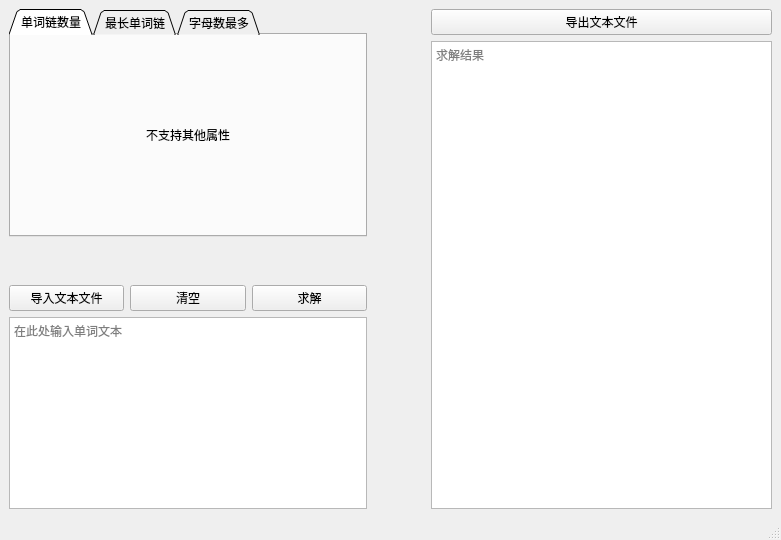
<?xml version="1.0" encoding="UTF-8"?>
<ui version="4.0">
 <class>MainWindow</class>
 <widget class="QMainWindow" name="MainWindow">
  <property name="geometry">
   <rect>
    <x>0</x>
    <y>0</y>
    <width>781</width>
    <height>540</height>
   </rect>
  </property>
  <property name="minimumSize">
   <size>
    <width>781</width>
    <height>540</height>
   </size>
  </property>
  <property name="maximumSize">
   <size>
    <width>915</width>
    <height>672</height>
   </size>
  </property>
  <property name="windowTitle">
   <string>MainWindow</string>
  </property>
  <widget class="QWidget" name="centralwidget">
   <layout class="QGridLayout" name="gridLayout">
    <item row="0" column="0">
     <layout class="QHBoxLayout" name="horizontalLayout_2">
      <item>
       <layout class="QVBoxLayout" name="verticalLayout_6">
        <item>
         <widget class="QTabWidget" name="tabWidget">
          <property name="contextMenuPolicy">
           <enum>Qt::DefaultContextMenu</enum>
          </property>
          <property name="layoutDirection">
           <enum>Qt::LeftToRight</enum>
          </property>
          <property name="tabShape">
           <enum>QTabWidget::Triangular</enum>
          </property>
          <property name="currentIndex">
           <number>0</number>
          </property>
          <widget class="QWidget" name="tab">
           <attribute name="title">
            <string>单词链数量</string>
           </attribute>
           <layout class="QVBoxLayout" name="verticalLayout_4">
            <item>
             <widget class="QLabel" name="label">
              <property name="minimumSize">
               <size>
                <width>336</width>
                <height>0</height>
               </size>
              </property>
              <property name="text">
               <string>不支持其他属性</string>
              </property>
              <property name="textFormat">
               <enum>Qt::AutoText</enum>
              </property>
              <property name="alignment">
               <set>Qt::AlignCenter</set>
              </property>
             </widget>
            </item>
           </layout>
          </widget>
          <widget class="QWidget" name="tab_2">
           <attribute name="title">
            <string>最长单词链</string>
           </attribute>
           <layout class="QVBoxLayout" name="verticalLayout_3">
            <item>
             <widget class="QLabel" name="w_h_label">
              <property name="text">
               <string>首字母限制</string>
              </property>
             </widget>
            </item>
            <item>
             <widget class="QComboBox" name="w_h_box">
              <item>
               <property name="text">
                <string>无</string>
               </property>
              </item>
              <item>
               <property name="text">
                <string>a</string>
               </property>
              </item>
              <item>
               <property name="text">
                <string>b</string>
               </property>
              </item>
              <item>
               <property name="text">
                <string>c</string>
               </property>
              </item>
              <item>
               <property name="text">
                <string>d</string>
               </property>
              </item>
              <item>
               <property name="text">
                <string>e</string>
               </property>
              </item>
              <item>
               <property name="text">
                <string>f</string>
               </property>
              </item>
              <item>
               <property name="text">
                <string>g</string>
               </property>
              </item>
              <item>
               <property name="text">
                <string>h</string>
               </property>
              </item>
              <item>
               <property name="text">
                <string>i</string>
               </property>
              </item>
              <item>
               <property name="text">
                <string>j</string>
               </property>
              </item>
              <item>
               <property name="text">
                <string>k</string>
               </property>
              </item>
              <item>
               <property name="text">
                <string>l</string>
               </property>
              </item>
              <item>
               <property name="text">
                <string>m</string>
               </property>
              </item>
              <item>
               <property name="text">
                <string>n</string>
               </property>
              </item>
              <item>
               <property name="text">
                <string>o</string>
               </property>
              </item>
              <item>
               <property name="text">
                <string>p</string>
               </property>
              </item>
              <item>
               <property name="text">
                <string>q</string>
               </property>
              </item>
              <item>
               <property name="text">
                <string>r</string>
               </property>
              </item>
              <item>
               <property name="text">
                <string>s</string>
               </property>
              </item>
              <item>
               <property name="text">
                <string>t</string>
               </property>
              </item>
              <item>
               <property name="text">
                <string>u</string>
               </property>
              </item>
              <item>
               <property name="text">
                <string>v</string>
               </property>
              </item>
              <item>
               <property name="text">
                <string>w</string>
               </property>
              </item>
              <item>
               <property name="text">
                <string>x</string>
               </property>
              </item>
              <item>
               <property name="text">
                <string>y</string>
               </property>
              </item>
              <item>
               <property name="text">
                <string>z</string>
               </property>
              </item>
             </widget>
            </item>
            <item>
             <widget class="QLabel" name="w_t_label">
              <property name="text">
               <string>尾字母限制</string>
              </property>
             </widget>
            </item>
            <item>
             <widget class="QComboBox" name="w_t_box">
              <item>
               <property name="text">
                <string>无</string>
               </property>
              </item>
              <item>
               <property name="text">
                <string>a</string>
               </property>
              </item>
              <item>
               <property name="text">
                <string>b</string>
               </property>
              </item>
              <item>
               <property name="text">
                <string>c</string>
               </property>
              </item>
              <item>
               <property name="text">
                <string>d</string>
               </property>
              </item>
              <item>
               <property name="text">
                <string>e</string>
               </property>
              </item>
              <item>
               <property name="text">
                <string>f</string>
               </property>
              </item>
              <item>
               <property name="text">
                <string>g</string>
               </property>
              </item>
              <item>
               <property name="text">
                <string>h</string>
               </property>
              </item>
              <item>
               <property name="text">
                <string>i</string>
               </property>
              </item>
              <item>
               <property name="text">
                <string>j</string>
               </property>
              </item>
              <item>
               <property name="text">
                <string>k</string>
               </property>
              </item>
              <item>
               <property name="text">
                <string>l</string>
               </property>
              </item>
              <item>
               <property name="text">
                <string>m</string>
               </property>
              </item>
              <item>
               <property name="text">
                <string>n</string>
               </property>
              </item>
              <item>
               <property name="text">
                <string>o</string>
               </property>
              </item>
              <item>
               <property name="text">
                <string>p</string>
               </property>
              </item>
              <item>
               <property name="text">
                <string>q</string>
               </property>
              </item>
              <item>
               <property name="text">
                <string>r</string>
               </property>
              </item>
              <item>
               <property name="text">
                <string>s</string>
               </property>
              </item>
              <item>
               <property name="text">
                <string>t</string>
               </property>
              </item>
              <item>
               <property name="text">
                <string>u</string>
               </property>
              </item>
              <item>
               <property name="text">
                <string>v</string>
               </property>
              </item>
              <item>
               <property name="text">
                <string>w</string>
               </property>
              </item>
              <item>
               <property name="text">
                <string>x</string>
               </property>
              </item>
              <item>
               <property name="text">
                <string>y</string>
               </property>
              </item>
              <item>
               <property name="text">
                <string>z</string>
               </property>
              </item>
             </widget>
            </item>
            <item>
             <widget class="QLabel" name="w_j_label">
              <property name="text">
               <string>拒绝首字母</string>
              </property>
             </widget>
            </item>
            <item>
             <widget class="QComboBox" name="w_j_box">
              <item>
               <property name="text">
                <string>无</string>
               </property>
              </item>
              <item>
               <property name="text">
                <string>a</string>
               </property>
              </item>
              <item>
               <property name="text">
                <string>b</string>
               </property>
              </item>
              <item>
               <property name="text">
                <string>c</string>
               </property>
              </item>
              <item>
               <property name="text">
                <string>d</string>
               </property>
              </item>
              <item>
               <property name="text">
                <string>e</string>
               </property>
              </item>
              <item>
               <property name="text">
                <string>f</string>
               </property>
              </item>
              <item>
               <property name="text">
                <string>g</string>
               </property>
              </item>
              <item>
               <property name="text">
                <string>h</string>
               </property>
              </item>
              <item>
               <property name="text">
                <string>i</string>
               </property>
              </item>
              <item>
               <property name="text">
                <string>j</string>
               </property>
              </item>
              <item>
               <property name="text">
                <string>k</string>
               </property>
              </item>
              <item>
               <property name="text">
                <string>l</string>
               </property>
              </item>
              <item>
               <property name="text">
                <string>m</string>
               </property>
              </item>
              <item>
               <property name="text">
                <string>n</string>
               </property>
              </item>
              <item>
               <property name="text">
                <string>o</string>
               </property>
              </item>
              <item>
               <property name="text">
                <string>p</string>
               </property>
              </item>
              <item>
               <property name="text">
                <string>q</string>
               </property>
              </item>
              <item>
               <property name="text">
                <string>r</string>
               </property>
              </item>
              <item>
               <property name="text">
                <string>s</string>
               </property>
              </item>
              <item>
               <property name="text">
                <string>t</string>
               </property>
              </item>
              <item>
               <property name="text">
                <string>u</string>
               </property>
              </item>
              <item>
               <property name="text">
                <string>v</string>
               </property>
              </item>
              <item>
               <property name="text">
                <string>w</string>
               </property>
              </item>
              <item>
               <property name="text">
                <string>x</string>
               </property>
              </item>
              <item>
               <property name="text">
                <string>y</string>
               </property>
              </item>
              <item>
               <property name="text">
                <string>z</string>
               </property>
              </item>
             </widget>
            </item>
            <item>
             <widget class="QCheckBox" name="w_r_check">
              <property name="text">
               <string>允许单词环</string>
              </property>
             </widget>
            </item>
           </layout>
          </widget>
          <widget class="QWidget" name="tab_3">
           <attribute name="title">
            <string>字母数最多</string>
           </attribute>
           <layout class="QVBoxLayout" name="verticalLayout">
            <item>
             <widget class="QLabel" name="c_h_label">
              <property name="text">
               <string>首字母限制</string>
              </property>
             </widget>
            </item>
            <item>
             <widget class="QComboBox" name="c_h_box">
              <item>
               <property name="text">
                <string>无</string>
               </property>
              </item>
              <item>
               <property name="text">
                <string>a</string>
               </property>
              </item>
              <item>
               <property name="text">
                <string>b</string>
               </property>
              </item>
              <item>
               <property name="text">
                <string>c</string>
               </property>
              </item>
              <item>
               <property name="text">
                <string>d</string>
               </property>
              </item>
              <item>
               <property name="text">
                <string>e</string>
               </property>
              </item>
              <item>
               <property name="text">
                <string>f</string>
               </property>
              </item>
              <item>
               <property name="text">
                <string>g</string>
               </property>
              </item>
              <item>
               <property name="text">
                <string>h</string>
               </property>
              </item>
              <item>
               <property name="text">
                <string>i</string>
               </property>
              </item>
              <item>
               <property name="text">
                <string>j</string>
               </property>
              </item>
              <item>
               <property name="text">
                <string>k</string>
               </property>
              </item>
              <item>
               <property name="text">
                <string>l</string>
               </property>
              </item>
              <item>
               <property name="text">
                <string>m</string>
               </property>
              </item>
              <item>
               <property name="text">
                <string>n</string>
               </property>
              </item>
              <item>
               <property name="text">
                <string>o</string>
               </property>
              </item>
              <item>
               <property name="text">
                <string>p</string>
               </property>
              </item>
              <item>
               <property name="text">
                <string>q</string>
               </property>
              </item>
              <item>
               <property name="text">
                <string>r</string>
               </property>
              </item>
              <item>
               <property name="text">
                <string>s</string>
               </property>
              </item>
              <item>
               <property name="text">
                <string>t</string>
               </property>
              </item>
              <item>
               <property name="text">
                <string>u</string>
               </property>
              </item>
              <item>
               <property name="text">
                <string>v</string>
               </property>
              </item>
              <item>
               <property name="text">
                <string>w</string>
               </property>
              </item>
              <item>
               <property name="text">
                <string>x</string>
               </property>
              </item>
              <item>
               <property name="text">
                <string>y</string>
               </property>
              </item>
              <item>
               <property name="text">
                <string>z</string>
               </property>
              </item>
             </widget>
            </item>
            <item>
             <widget class="QLabel" name="c_t_label">
              <property name="text">
               <string>尾字母限制</string>
              </property>
             </widget>
            </item>
            <item>
             <widget class="QComboBox" name="c_t_box">
              <item>
               <property name="text">
                <string>无</string>
               </property>
              </item>
              <item>
               <property name="text">
                <string>a</string>
               </property>
              </item>
              <item>
               <property name="text">
                <string>b</string>
               </property>
              </item>
              <item>
               <property name="text">
                <string>c</string>
               </property>
              </item>
              <item>
               <property name="text">
                <string>d</string>
               </property>
              </item>
              <item>
               <property name="text">
                <string>e</string>
               </property>
              </item>
              <item>
               <property name="text">
                <string>f</string>
               </property>
              </item>
              <item>
               <property name="text">
                <string>g</string>
               </property>
              </item>
              <item>
               <property name="text">
                <string>h</string>
               </property>
              </item>
              <item>
               <property name="text">
                <string>i</string>
               </property>
              </item>
              <item>
               <property name="text">
                <string>j</string>
               </property>
              </item>
              <item>
               <property name="text">
                <string>k</string>
               </property>
              </item>
              <item>
               <property name="text">
                <string>l</string>
               </property>
              </item>
              <item>
               <property name="text">
                <string>m</string>
               </property>
              </item>
              <item>
               <property name="text">
                <string>n</string>
               </property>
              </item>
              <item>
               <property name="text">
                <string>o</string>
               </property>
              </item>
              <item>
               <property name="text">
                <string>p</string>
               </property>
              </item>
              <item>
               <property name="text">
                <string>q</string>
               </property>
              </item>
              <item>
               <property name="text">
                <string>r</string>
               </property>
              </item>
              <item>
               <property name="text">
                <string>s</string>
               </property>
              </item>
              <item>
               <property name="text">
                <string>t</string>
               </property>
              </item>
              <item>
               <property name="text">
                <string>u</string>
               </property>
              </item>
              <item>
               <property name="text">
                <string>v</string>
               </property>
              </item>
              <item>
               <property name="text">
                <string>w</string>
               </property>
              </item>
              <item>
               <property name="text">
                <string>x</string>
               </property>
              </item>
              <item>
               <property name="text">
                <string>y</string>
               </property>
              </item>
              <item>
               <property name="text">
                <string>z</string>
               </property>
              </item>
             </widget>
            </item>
            <item>
             <widget class="QLabel" name="c_j_label">
              <property name="text">
               <string>拒绝首字母</string>
              </property>
             </widget>
            </item>
            <item>
             <widget class="QComboBox" name="c_j_box">
              <item>
               <property name="text">
                <string>无</string>
               </property>
              </item>
              <item>
               <property name="text">
                <string>a</string>
               </property>
              </item>
              <item>
               <property name="text">
                <string>b</string>
               </property>
              </item>
              <item>
               <property name="text">
                <string>c</string>
               </property>
              </item>
              <item>
               <property name="text">
                <string>d</string>
               </property>
              </item>
              <item>
               <property name="text">
                <string>e</string>
               </property>
              </item>
              <item>
               <property name="text">
                <string>f</string>
               </property>
              </item>
              <item>
               <property name="text">
                <string>g</string>
               </property>
              </item>
              <item>
               <property name="text">
                <string>h</string>
               </property>
              </item>
              <item>
               <property name="text">
                <string>i</string>
               </property>
              </item>
              <item>
               <property name="text">
                <string>j</string>
               </property>
              </item>
              <item>
               <property name="text">
                <string>k</string>
               </property>
              </item>
              <item>
               <property name="text">
                <string>l</string>
               </property>
              </item>
              <item>
               <property name="text">
                <string>m</string>
               </property>
              </item>
              <item>
               <property name="text">
                <string>n</string>
               </property>
              </item>
              <item>
               <property name="text">
                <string>o</string>
               </property>
              </item>
              <item>
               <property name="text">
                <string>p</string>
               </property>
              </item>
              <item>
               <property name="text">
                <string>q</string>
               </property>
              </item>
              <item>
               <property name="text">
                <string>r</string>
               </property>
              </item>
              <item>
               <property name="text">
                <string>s</string>
               </property>
              </item>
              <item>
               <property name="text">
                <string>t</string>
               </property>
              </item>
              <item>
               <property name="text">
                <string>u</string>
               </property>
              </item>
              <item>
               <property name="text">
                <string>v</string>
               </property>
              </item>
              <item>
               <property name="text">
                <string>w</string>
               </property>
              </item>
              <item>
               <property name="text">
                <string>x</string>
               </property>
              </item>
              <item>
               <property name="text">
                <string>y</string>
               </property>
              </item>
              <item>
               <property name="text">
                <string>z</string>
               </property>
              </item>
             </widget>
            </item>
            <item>
             <widget class="QCheckBox" name="c_r_check">
              <property name="text">
               <string>允许单词环</string>
              </property>
             </widget>
            </item>
           </layout>
          </widget>
         </widget>
        </item>
        <item>
         <spacer name="verticalSpacer">
          <property name="orientation">
           <enum>Qt::Vertical</enum>
          </property>
          <property name="sizeHint" stdset="0">
           <size>
            <width>78</width>
            <height>40</height>
           </size>
          </property>
         </spacer>
        </item>
        <item>
         <layout class="QVBoxLayout" name="verticalLayout_5">
          <item>
           <layout class="QHBoxLayout" name="horizontalLayout">
            <item>
             <widget class="QPushButton" name="import_txt_button">
              <property name="text">
               <string>导入文本文件</string>
              </property>
             </widget>
            </item>
            <item>
             <widget class="QPushButton" name="clear_button">
              <property name="text">
               <string>清空</string>
              </property>
             </widget>
            </item>
            <item>
             <widget class="QPushButton" name="solve_button">
              <property name="text">
               <string>求解</string>
              </property>
             </widget>
            </item>
           </layout>
          </item>
          <item>
           <widget class="QTextEdit" name="input_text">
            <property name="html">
             <string>&lt;!DOCTYPE HTML PUBLIC &quot;-//W3C//DTD HTML 4.0//EN&quot; &quot;http://www.w3.org/TR/REC-html40/strict.dtd&quot;&gt;
&lt;html&gt;&lt;head&gt;&lt;meta name=&quot;qrichtext&quot; content=&quot;1&quot; /&gt;&lt;style type=&quot;text/css&quot;&gt;
p, li { white-space: pre-wrap; }
&lt;/style&gt;&lt;/head&gt;&lt;body style=&quot; font-family:'SimSun'; font-size:9pt; font-weight:400; font-style:normal;&quot;&gt;
&lt;p style=&quot;-qt-paragraph-type:empty; margin-top:0px; margin-bottom:0px; margin-left:0px; margin-right:0px; -qt-block-indent:0; text-indent:0px;&quot;&gt;&lt;br /&gt;&lt;/p&gt;&lt;/body&gt;&lt;/html&gt;</string>
            </property>
            <property name="placeholderText">
             <string>在此处输入单词文本</string>
            </property>
           </widget>
          </item>
         </layout>
        </item>
       </layout>
      </item>
      <item>
       <spacer name="horizontalSpacer">
        <property name="orientation">
         <enum>Qt::Horizontal</enum>
        </property>
        <property name="sizeHint" stdset="0">
         <size>
          <width>40</width>
          <height>20</height>
         </size>
        </property>
       </spacer>
      </item>
      <item>
       <layout class="QVBoxLayout" name="verticalLayout_2">
        <item>
         <widget class="QPushButton" name="export_txt_button">
          <property name="minimumSize">
           <size>
            <width>341</width>
            <height>21</height>
           </size>
          </property>
          <property name="text">
           <string>导出文本文件</string>
          </property>
         </widget>
        </item>
        <item>
         <widget class="QTextEdit" name="output_text">
          <property name="placeholderText">
           <string>求解结果</string>
          </property>
         </widget>
        </item>
       </layout>
      </item>
     </layout>
    </item>
   </layout>
  </widget>
  <widget class="QMenuBar" name="menubar">
   <property name="geometry">
    <rect>
     <x>0</x>
     <y>0</y>
     <width>781</width>
     <height>22</height>
    </rect>
   </property>
  </widget>
  <widget class="QStatusBar" name="statusbar"/>
 </widget>
 <resources/>
 <connections/>
</ui>
